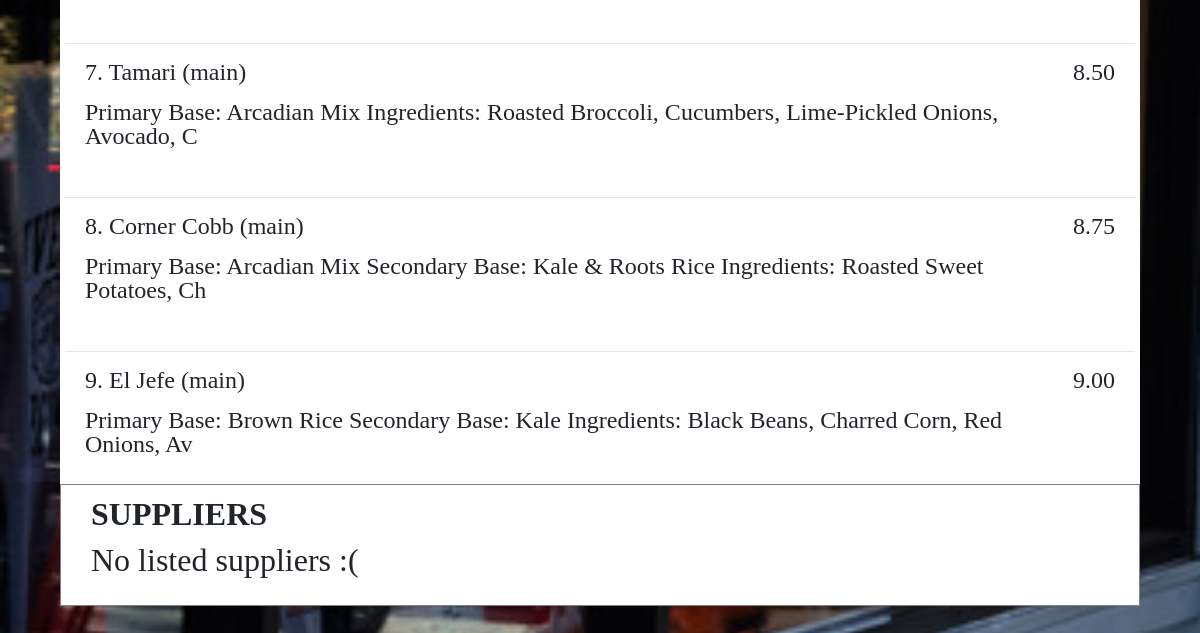
/restaurant.php?r=Roots Natural Kitchen (lower part), run on an earlier commit of the app's database.
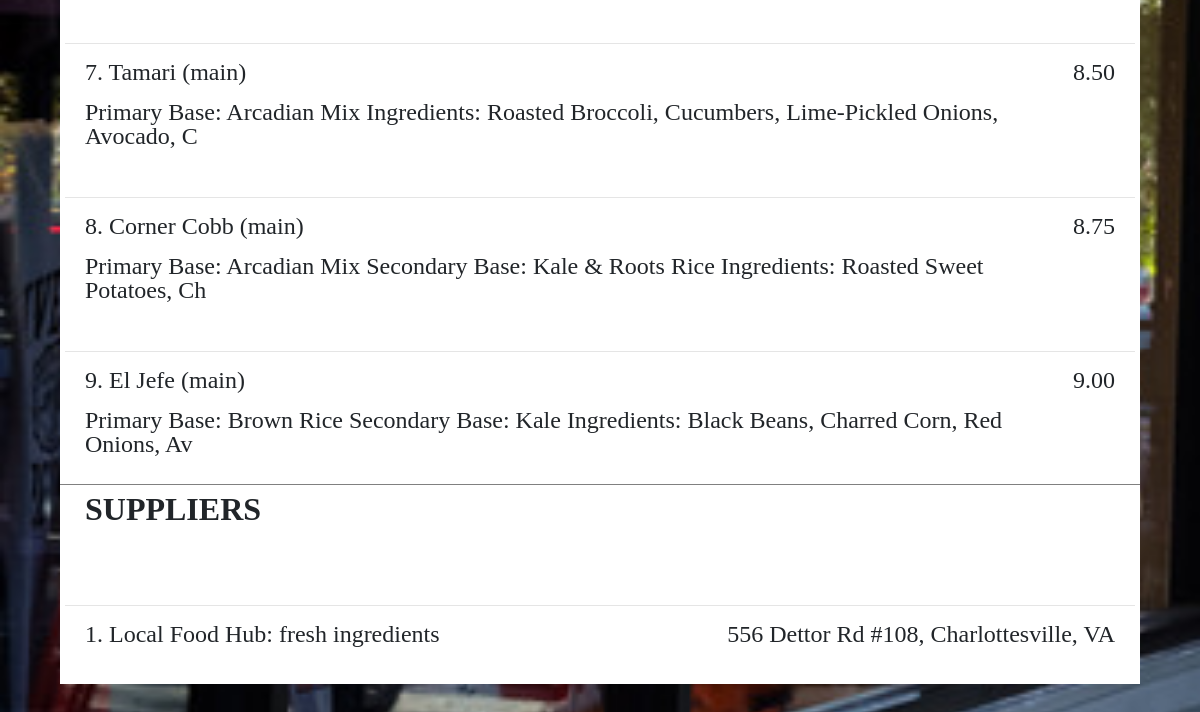
And on a later commit of the database.
### tables this page shows
CREATE TABLE menu(
	r_id INT NOT NULL,
    food_name VARCHAR(50) NOT NULL,
    price DECIMAL(6,2) NOT NULL,
    category VARCHAR(20) NOT NULL,  
    description VARCHAR(100),
    PRIMARY KEY (r_id, food_name, category),
    FOREIGN KEY (r_id) REFERENCES restaurant(r_id) ON DELETE CASCADE
);

CREATE TABLE provide(
	s_id INT NOT NULL,
    r_id INT NOT NULL,
    item VARCHAR(20) NOT NULL,
    PRIMARY KEY (s_id, r_id, item),
    FOREIGN KEY (s_id) REFERENCES supplier(s_id),
    FOREIGN KEY (r_id) REFERENCES restaurant(r_id)
);

CREATE TABLE supplier(
	s_id INT NOT NULL PRIMARY KEY AUTO_INCREMENT,
    sname VARCHAR(20) NOT NULL,
    street VARCHAR(20),
    city VARCHAR(20),
    state VARCHAR(20)   
);

### restaurant.php (the view, shortened to what this page needs)
<!DOCTYPE html>
<html>
  <head>
    <link type="text/css" rel="stylesheet" href="stylesheet.css"/>
    <link type="text/css" rel="stylesheet" href="stylesheet2.css"/>
    <link rel="stylesheet" href="https://maxcdn.bootstrapcdn.com/bootstrap/4.0.0/css/bootstrap.min.css">
    <link href="http://netdna.bootstrapcdn.com/font-awesome/4.0.3/css/font-awesome.min.css" rel="stylesheet" type="text/css">
  </head>
  <body id="homepage">
      <ul class="list">
        <?php
           $rname = urldecode($_GET["r"]) ;
           require_once('./library.php');
           $con = new mysqli($SERVER, $USERNAME, $PASSWORD, $DATABASE);
          $sql2="SELECT *
            FROM restaurant INNER JOIN menu USING (r_id) /*INNER JOIN provide USING (r_id) INNER JOIN supplier USING (s_id)*/
            WHERE rname = '{$rname}' ORDER BY category, price ASC";
          $result2 = mysqli_query($con,$sql2);
          $i = 1;
           while($row = mysqli_fetch_array($result2)) {
            $tableRow = "<rli> <hr>
              <div class=\"outerDiv\">
                 <div class=\"mostrightCol\">
                  <p class=\"rItem\">{$row['price']}</p>
                </div>
                <div class=\"leftCol\">
                  <p class=\"rItem\">$i.  {$row['food_name']} ({$row['category']})</p>
                </div>
                <div class=\"leftColFull\">
                  <p class=\"rItem\">{$row['description']}</p>
                </div>
              </div>
            </rli>";
             echo $tableRow;
             $i++;
           }
          $sql3="SELECT *
          FROM restaurant INNER JOIN provide USING (r_id) INNER JOIN supplier USING (s_id)
          WHERE rname = '{$rname}'";
          $result3 = mysqli_query($con,$sql3);
          $i = 1;
          if (mysqli_num_rows($result3)==0) {
            echo "<li><div class=\"outerDiv\">
                <div class=\"leftCol\">
                  <h2 class=\"rName\">SUPPLIERS</h2>
                  <h2>No listed suppliers :(</h2>
                </div>
                </div>
                </li>";
          }
          if (mysqli_num_rows($result3)>0) {
            echo "<sli>
              <div class=\"outerDiv\">
                <div class=\"leftCol\">
                  <h2 class=\"rName\">SUPPLIERS</h2>
                </div>
                </div>
            </sli>";
          }
           while($row = mysqli_fetch_array($result3)) {
            $tableRow = "<rli> <hr>
                  <div class=\"outerDiv\">
                  <div class=\"leftCol\">
                  <p class=\"rItem\">$i.  {$row['sname']}: {$row['item']}</p>
                </div>
                <div class=\"mostrightCol\">
                  <p class=\"rItem\">{$row['street']}, {$row['city']}, {$row['state']}</p>
                </div>
                </div>
            </rli>";
             echo $tableRow;
             $i++;
           }
        ?>
      </ul>
  </body>
</html>

### stylesheet.css (style rules this page uses)
#homepage { padding-top: 100px; background-image: url("./images/6358615623227228942081594044_corner_cover.jpg"); background-size: cover; }
.leftColFull { width: 90%; float:left; display: inline-block; }
.rName { font-weight: bold; }
.rItem { font-size:24px; line-height: 1; }
.list > rli { display:block; background-color: #FFFFFF; padding:5px; box-shadow: inset 0 1px 0 #fff; min-height: 100px }
.list > sli { display:block; background-color: #FFFFFF; padding:5px; border-top: 1px solid gray; box-shadow: inset 0 1px 0 #fff; min-height: 100px }

### stylesheet2.css (style rules this page uses)
.list { font-family:sans-serif; margin: 3% 5% 5% 5%; padding:20px 0 0; }
h2 { margin:0 0 0.3rem; font-weight: normal; font-weight:bold; }
p { margin:0; font-size: 16px; font-size: 2vw; }
.outerDiv { padding-right: 20px; padding-left: 20px; min-width: 100%; display: inline-block; font-family: Quicksand; }
.leftCol { width: 45%; float:left; display: inline-block; }
.mostrightCol { float:right; display: inline-block; }
.list > li { display:block; background-color: #FFFFFF; padding:10px; border-style: solid; border-color: gray; border-width: 1px; box-shadow: inset 0 1px 0 #fff; min-height: 100px; }

What changed in the data, as far as the page shows it:
added provide: s.sname "Local Food Hub", item "fresh ingredients", s.street "556 Dettor Rd #108", s.city "Charlottesville", s.state "VA"
Also different on the page:
text no longer shown: "No listed suppliers :("
